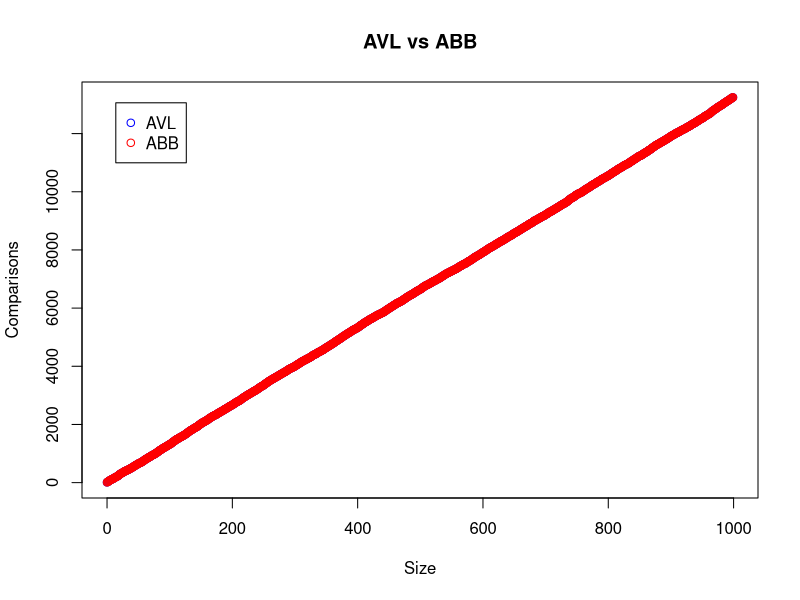

The R source for this figure:
data <- read.table("amostra.txt", header=T)
options(scipen=5)
maxY <- max(data$ABB, data$AVL)
maxX <- max(data$Size)
minX <- min(data$Size)
minY <- min(data$ABB, data$AVL)
plot(data$AVL~data$Size, col="blue", xlab="Size", ylab="Comparisons", xlim=c(minX, maxX), ylim=c(minY, maxY))
points(data$AVL~data$Size, col="red")
title(main = "AVL vs ABB")
legend("topleft", c("AVL","ABB"), col=c("blue","red"), pch=1:1, inset = c(0.05, 0.05)) 